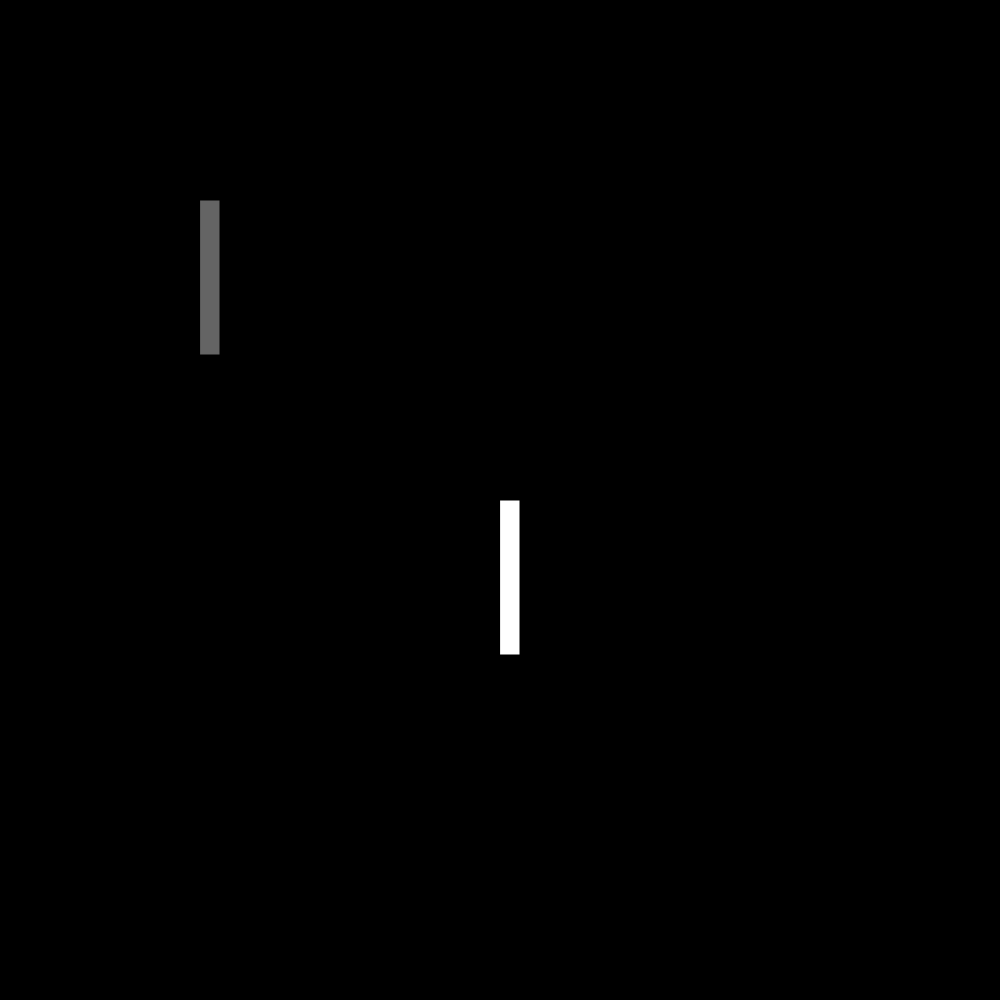
Frame 1 (no input)
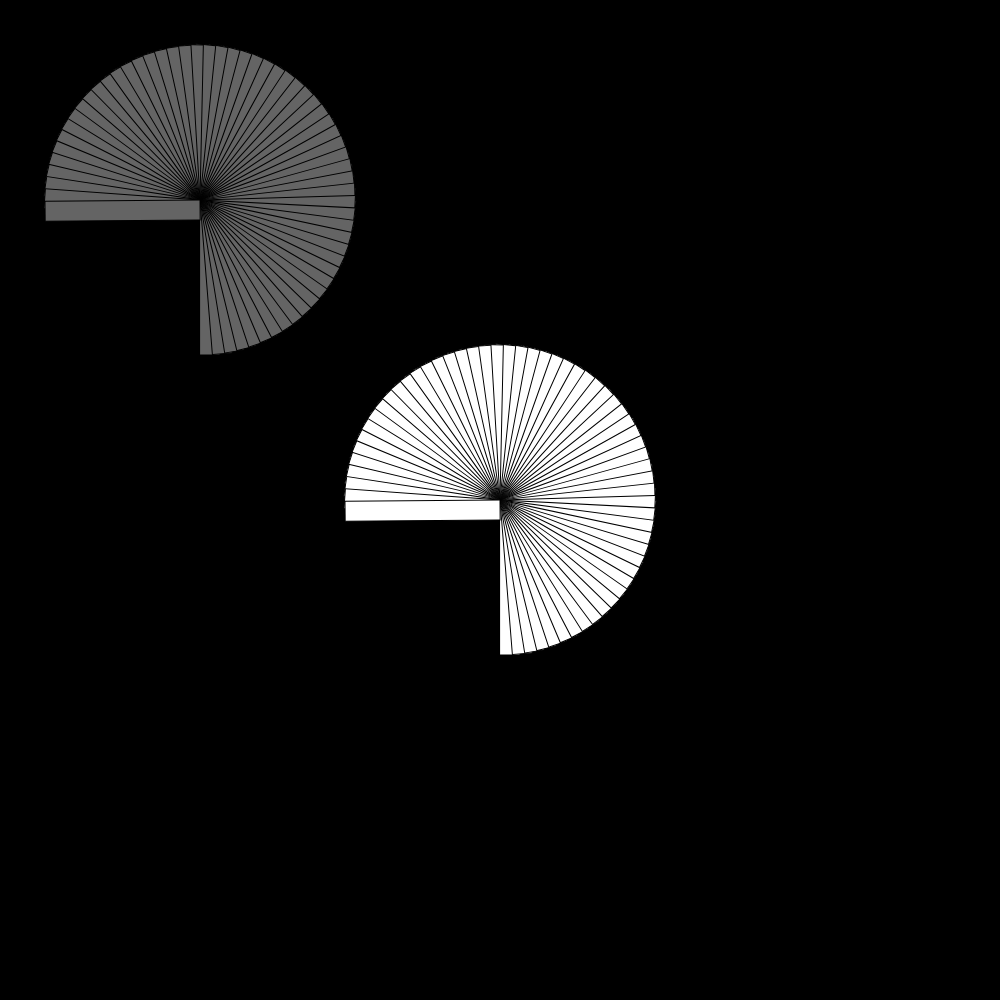
Frame 60 (no input)
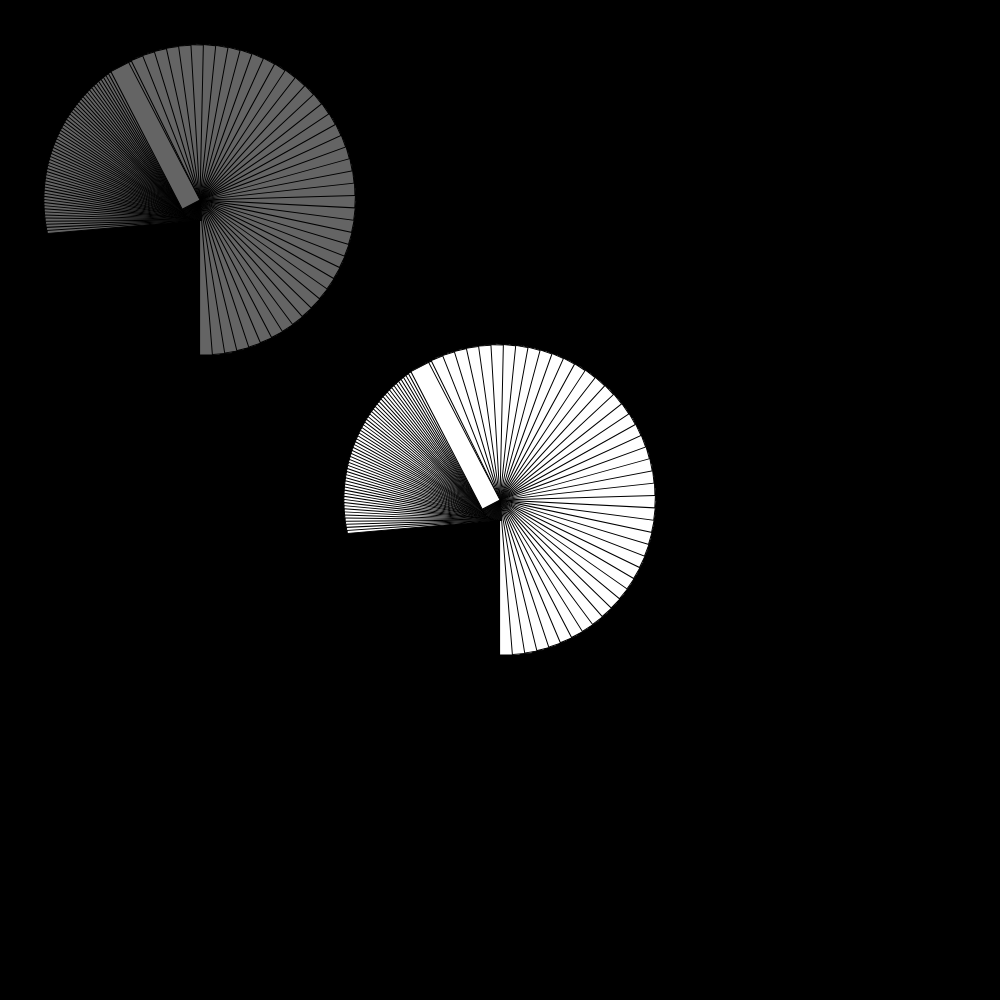
Frame 120 (the mouse pressed at the canvas centre since frame 60)

The p5.js sketch that drew these frames (run headless with seeded random() and noise() and a simulated clock; from frame 60 on, the mouse is pressed at the canvas centre):

// p5.js sketch
// ── sketch.js
/// <reference path="../TSDef/p5.global-mode.d.ts" />

"use strict";

let a = 0;

function setup() {
  createCanvas(1000, 1000);
  background(0);
}
let angle1 =0;
let change1 =0;
let angle2 = 0;
let change2 = 0;
function draw() {
  push()
  fill(255);
  translate(width/2, height/2);
  rotate(angle1)
  rect (0,0, 20, 155);
  pop()
  if(mouseX < 100){
    change1= -0.08
  }
  else if(mouseX>= 100 && mouseX< 300){
    change1= -0.04;
  }
  else if(mouseX>= 300 && mouseX< 500){
    change1= -0.02;
  }
  else{
    change1=0.02;
  }

  angle1 += change1;
  push()
  fill(100);
  translate(width/5, height/5);
  rotate(angle2)
  rect (0, 0, 20, 155);
  pop()
  if(mouseY < 100){
    change2= -0.08
  }
  else if(mouseY>= 100 && mouseY< 300){
    change2= -0.04;
  }
  else if(mouseY>= 300 && mouseY< 500){
    change2= -0.02;
  }
  else{
    change2=0.02;
  }
  angle2+=change2;
  

} 
